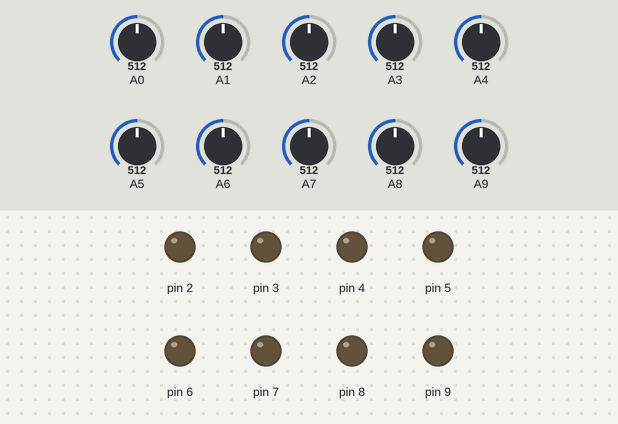
A program run on a simulated Arduino Mega 2560, built with avr-gcc and run on an emulated ATmega2560. Parts: output pins drawn as LEDs (lit = HIGH). The inputs (shaded band) are chosen by the test bench; at power-on: A0 = 512, A1 = 512, A2 = 512, A3 = 512, A4 = 512, A5 = 512, A6 = 512, A7 = 512, A8 = 512, A9 = 512. Sleep ends after the set time or at an interrupt; what the program prints to the serial monitor is not drawn.

Above: at 0.4 s.
At 1.46 s:
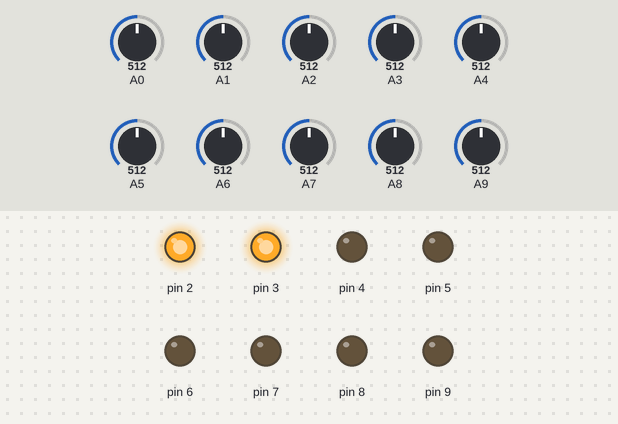
At 2.59 s:
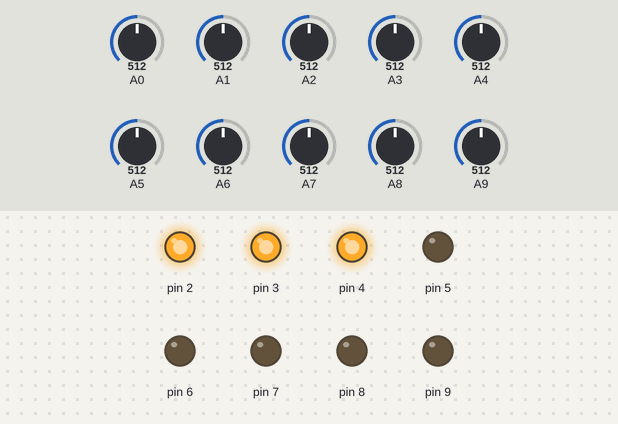
At 4.9 s:
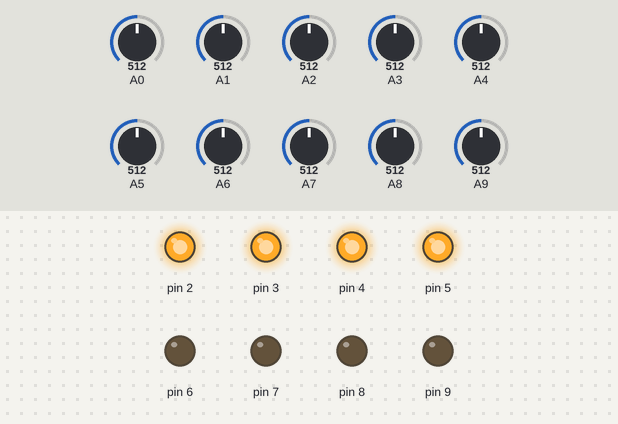
At 7.1 s:
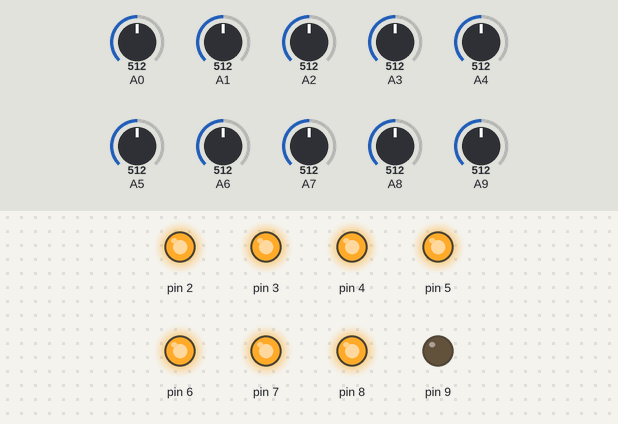
At 9.6 s:
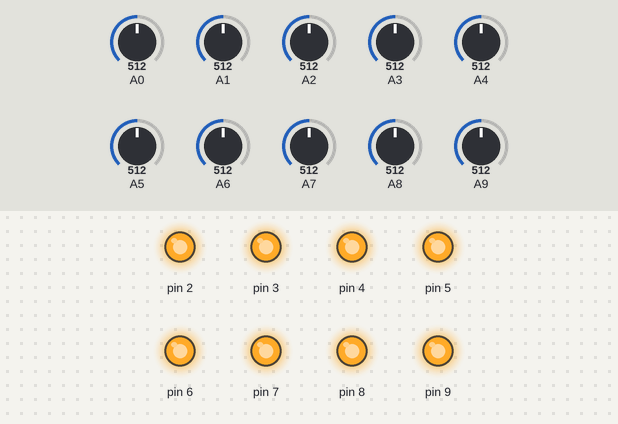
Timing chart, 0 to 12.7 s (numbered marks = the images above):
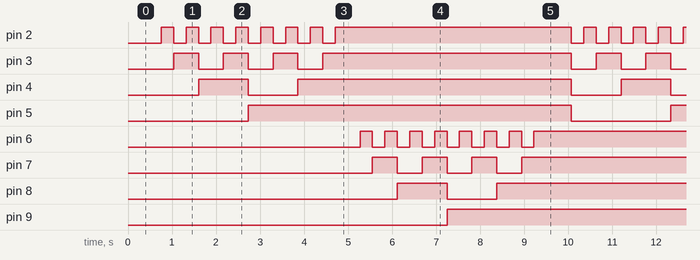

The program:

main.cpp
```cpp
#include "main.hpp"

bool ready_to_send = false;
bool measurement_ready = false;
bool make_next_measurement = true;
uint16_t manual_tim2_prescaler = 0;
uint8_t is_next = 0;
uint8_t measurements_A_B = 0;
char control_A_B = 'A';
uint16_t conversions = 0;
uint16_t single_measurement = 0;
uint16_t chan = 8;
ADC_RESULT matrix_measurement;

bool ADC_RESULT::is_empty () {
    if (index == -1) {
        return true;
    }
    else {
        return false;
    }
}

ADC_RESULT::ADC_RESULT(){
    max_size = (int) N_SENSORS;
    index = -1;
}

bool ADC_RESULT::is_full () {
    if (index == max_size-1) {
        return true;
    }
    else {
        return false;
    }
}

void ADC_RESULT::push_value (uint16_t value){
    if (index < max_size-1)
        data[++index] = value;
}

uint16_t ADC_RESULT::pop_value (){
    if (index >= 0){
        return data[index--];
    }
    else {
        index = -1;
        return index;
    }
}

void ADC_RESULT::serial_transaction (){
    char output [N_SENSORS*16+1];
    char *out_ptr = output;
    while (! is_empty()){
        out_ptr += sprintf(out_ptr, "%04u|",pop_value());
    }
    Serial.println(output);
    Serial.flush();
}

void setup() {
    Serial.begin(115200);
    // Measure 4 times and change
    pinMode(A0, INPUT);
    pinMode(A1, INPUT);
    pinMode(A2, INPUT);
    pinMode(A3, INPUT);
    pinMode(A4, INPUT);
    pinMode(A5, INPUT);
    pinMode(A6, INPUT);
    pinMode(A7, INPUT);
    // Measure Vref_A
    pinMode(A8, INPUT);
    // Measure Vref_B
    pinMode(A9, INPUT);

    // A control line
    // The word order is {5 4 3 2 <- [LSB]} and will be varied in a counting style (0000, 0001, 0010, 00011, ...)
    pinMode(2, OUTPUT);
    pinMode(3, OUTPUT);
    pinMode(4, OUTPUT);
    pinMode(5, OUTPUT);

    // B control line
    // The word order is {9 8 7 6 <- [LSB]} and will be varied in a counting style (0000, 0001, 0010, 00011, ...)
    pinMode(6, OUTPUT);
    pinMode(7, OUTPUT);
    pinMode(8, OUTPUT);
    pinMode(9, OUTPUT);

    delay(200);
    first_setup();
}

void loop() {
    if (make_next_measurement && !matrix_measurement.is_full()) {
        // Execution halts here until conversion is done
        // Starts new conversion
        make_conversion();
        make_next_measurement = false;
    } else if (measurement_ready) {
        noInterrupts();
        chan = next_chan(chan);
        change_analog_in(chan & 0xF);
        next_mux();
        matrix_measurement.push_value(single_measurement);
        ++conversions;
        interrupts();
        measurement_ready = false;
    } else if (conversions == 34) {
        noInterrupts();
        matrix_measurement.serial_transaction();
        interrupts();
        conversions = 0;
        ready_to_send = false;
    }
}

void first_setup () {
    noInterrupts();

    // Reference is VCC with 100uF capacitor between AREF and ground
    uint8_t admux_setup = 1 << REFS0;
    ADMUX = admux_setup;

    uint8_t adcsra_setup = (1<<ADEN);
    adcsra_setup |= (1<<ADIE);

    // 128 pre-scale -> 125kHz
    // Each measurement takes
    //     If on ADC noise reduction mode: 13*T = 104us
    adcsra_setup |= (1<<ADPS2);
    adcsra_setup |= (1<<ADPS1);
    adcsra_setup |= (1<<ADPS0);
    ADCSRA = adcsra_setup;

    sleep_enable();
    set_sleep_mode(SLEEP_MODE_ADC);

    DIDR0 = 0xFF;
    DIDR1 = 0xFF;
    DIDR2 = 0xFF;

    // This is an 8 bit Timer
    TCCR2A ^= TCCR2A;
    TCCR2B ^= TCCR2B;
    // CTC mode
    TCCR2A |= (1<<WGM21);
    // clk(io)/1024 for Timer2
    TCCR2B |= (1<<CS22);
    TCCR2B |= (1<<CS21);
    TCCR2B |= (1<<CS20);
    TIMSK2 |= (1<<OCIE2A);
    // Each tick takes 64us
    // Counts up to 125 -> 8ms
    OCR2A = 125;
    TCNT2 = 0;

    interrupts();
}

uint8_t next_chan (uint8_t chan) {
    if (is_next == 3 || chan > 7) {
        is_next = 0;
        ++chan;
    } else {
        ++is_next;
    }
    // Only analog inputs up to A9 will be used
    return chan % 10;
}

inline void next_mux () {
    // Only channels 0 to 7, that measure matrix sensors, need this multiplexing logic
    if (chan < 8) {
        // Create logic to multiplex line/col for A and B (they can be the same, since we will do a RR)
        if (measurements_A_B == 16) {
            measurements_A_B = 0;
            control_A_B = (control_A_B == 'A') ? 'B' : 'A';
        }
        uint8_t i = 0;
        if (control_A_B == 'A') {
            // 2,3,4,5
            for (i=0; i<4; i++) {
                digitalWrite(i+2, ((measurements_A_B & (1<<i)) == 0) ? LOW : HIGH);
            }
        } else {
            // 6,7,8,9
            for (i=0; i<4; i++) {
                digitalWrite(i+6, ((measurements_A_B & (1<<i)) == 0) ? LOW : HIGH);
            }
        }
        ++measurements_A_B;
    }
}

inline void change_analog_in (uint8_t chan) {
    // Forces a round robin
    uint8_t high_ADMUX = ADMUX & 0xF0;
    if (chan < 8) {
        chan = chan & 0x07;
        ADMUX = high_ADMUX | (chan & 0x0F);
        ADCSRB &= ~(1<<MUX5);
    } else {
        chan = chan & 0x07;
        ADMUX = high_ADMUX | (chan & 0x0F);
        ADCSRB |= (1<<MUX5);
    }
}

inline void make_conversion () {
    interrupts();
    sleep_cpu();
}

ISR(ADC_vect) {
    measurement_ready = true;
    single_measurement = ADC;
}

ISR(TIMER2_COMPA_vect) {
    ++manual_tim2_prescaler;
    // Makes 35 8ms interrupts -> 280ms
    // Total turnaround: 34 sensors * 280ms = 9.52s
    if (manual_tim2_prescaler == 35) {
        make_next_measurement = true;
        manual_tim2_prescaler = 0;
    }
    TCNT2 = 0;
}
```

main.hpp
```cpp
#include <Arduino.h>
#include <avr/sleep.h>
#define N_SENSORS 34

class ADC_RESULT {
  uint16_t data [N_SENSORS];
  int max_size;
  private:
    bool is_empty ();
  public:
    int index;
    ADC_RESULT();
    bool is_full ();
    void push_value (uint16_t value);
    uint16_t pop_value ();
    void serial_transaction ();
};

void first_setup ();
inline void change_analog_in (uint8_t chan);
uint8_t next_chan (uint8_t chan);
inline void next_mux ();
inline void make_conversion ();
```

Measured:
- by itself, pin 2, pin 6: repeats every 9.6 s: 6 × (LOW 0.28 s, HIGH 0.28 s), LOW 0.28 s, HIGH 5.4 s, LOW 0.28 s, HIGH 0.28 s
- by itself, pin 3, pin 7: repeats every 9.6 s: 2 × (LOW 0.56 s, HIGH 0.56 s), LOW 0.56 s, HIGH 5.6 s, LOW 0.56 s, HIGH 0.56 s
- by itself, pin 4, pin 8: repeats every 9.6 s: LOW 1.1 s, HIGH 6.2 s, LOW 1.1 s, HIGH 1.1 s
- by itself, pin 5, pin 9: alternates HIGH for 7.3 s and LOW for 2.3 s
